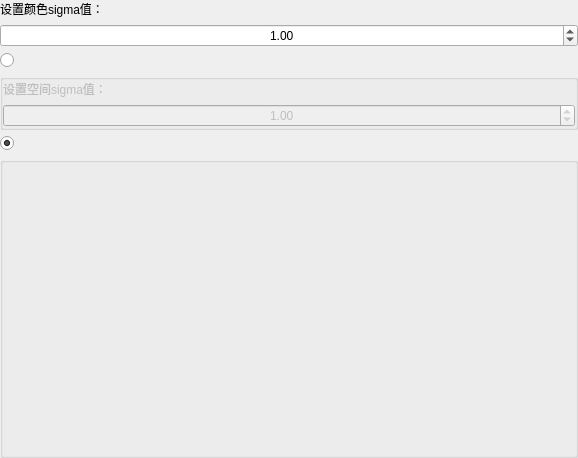
<?xml version="1.0" encoding="UTF-8"?>
<ui version="4.0">
 <class>BilateralBlurSigma</class>
 <widget class="QWidget" name="BilateralBlurSigma">
  <property name="geometry">
   <rect>
    <x>0</x>
    <y>0</y>
    <width>578</width>
    <height>458</height>
   </rect>
  </property>
  <property name="windowTitle">
   <string>Form</string>
  </property>
  <layout class="QVBoxLayout" name="verticalLayout" stretch="0,0,0,0,0,1">
   <property name="leftMargin">
    <number>0</number>
   </property>
   <property name="topMargin">
    <number>0</number>
   </property>
   <property name="rightMargin">
    <number>0</number>
   </property>
   <property name="bottomMargin">
    <number>0</number>
   </property>
   <item>
    <widget class="QLabel" name="label">
     <property name="text">
      <string>设置颜色sigma值：</string>
     </property>
    </widget>
   </item>
   <item>
    <widget class="QDoubleSpinBox" name="sigmaColor">
     <property name="alignment">
      <set>Qt::AlignmentFlag::AlignCenter</set>
     </property>
     <property name="minimum">
      <double>0.010000000000000</double>
     </property>
     <property name="maximum">
      <double>150.000000000000000</double>
     </property>
     <property name="singleStep">
      <double>0.010000000000000</double>
     </property>
     <property name="value">
      <double>1.000000000000000</double>
     </property>
    </widget>
   </item>
   <item>
    <widget class="QRadioButton" name="sigmaSpaceButton"/>
   </item>
   <item>
    <widget class="QGroupBox" name="sigmaSpaceGroupBox">
     <property name="flat">
      <bool>true</bool>
     </property>
     <property name="checked">
      <bool>false</bool>
     </property>
     <layout class="QVBoxLayout" name="verticalLayout_3">
      <property name="leftMargin">
       <number>0</number>
      </property>
      <property name="topMargin">
       <number>0</number>
      </property>
      <property name="rightMargin">
       <number>0</number>
      </property>
      <property name="bottomMargin">
       <number>0</number>
      </property>
      <item>
       <widget class="QWidget" name="sigmaSpaceWidget" native="true">
        <property name="enabled">
         <bool>false</bool>
        </property>
        <layout class="QVBoxLayout" name="verticalLayout_2">
         <property name="leftMargin">
          <number>0</number>
         </property>
         <property name="topMargin">
          <number>0</number>
         </property>
         <property name="rightMargin">
          <number>0</number>
         </property>
         <property name="bottomMargin">
          <number>0</number>
         </property>
         <item>
          <widget class="QLabel" name="label_2">
           <property name="text">
            <string>设置空间sigma值：</string>
           </property>
          </widget>
         </item>
         <item>
          <widget class="QDoubleSpinBox" name="sigmaSpace">
           <property name="alignment">
            <set>Qt::AlignmentFlag::AlignCenter</set>
           </property>
           <property name="minimum">
            <double>0.010000000000000</double>
           </property>
           <property name="maximum">
            <double>15.000000000000000</double>
           </property>
           <property name="singleStep">
            <double>0.010000000000000</double>
           </property>
           <property name="value">
            <double>1.000000000000000</double>
           </property>
          </widget>
         </item>
        </layout>
       </widget>
      </item>
     </layout>
    </widget>
   </item>
   <item>
    <widget class="QRadioButton" name="sizeButton">
     <property name="checked">
      <bool>true</bool>
     </property>
    </widget>
   </item>
   <item>
    <widget class="QGroupBox" name="sizeGroupBox">
     <property name="flat">
      <bool>true</bool>
     </property>
     <layout class="QVBoxLayout" name="verticalLayout_4">
      <property name="leftMargin">
       <number>0</number>
      </property>
      <property name="topMargin">
       <number>0</number>
      </property>
      <property name="rightMargin">
       <number>0</number>
      </property>
      <property name="bottomMargin">
       <number>0</number>
      </property>
      <item>
       <widget class="QWidget" name="sizeWidget" native="true">
        <layout class="QVBoxLayout" name="verticalLayout_6">
         <property name="leftMargin">
          <number>0</number>
         </property>
         <property name="topMargin">
          <number>0</number>
         </property>
         <property name="rightMargin">
          <number>0</number>
         </property>
         <property name="bottomMargin">
          <number>0</number>
         </property>
        </layout>
       </widget>
      </item>
     </layout>
    </widget>
   </item>
  </layout>
 </widget>
 <resources/>
 <connections>
  <connection>
   <sender>sigmaSpaceButton</sender>
   <signal>toggled(bool)</signal>
   <receiver>sigmaSpaceWidget</receiver>
   <slot>setEnabled(bool)</slot>
   <hints>
    <hint type="sourcelabel">
     <x>86</x>
     <y>57</y>
    </hint>
    <hint type="destinationlabel">
     <x>248</x>
     <y>87</y>
    </hint>
   </hints>
  </connection>
  <connection>
   <sender>sizeButton</sender>
   <signal>toggled(bool)</signal>
   <receiver>sizeWidget</receiver>
   <slot>setEnabled(bool)</slot>
   <hints>
    <hint type="sourcelabel">
     <x>288</x>
     <y>132</y>
    </hint>
    <hint type="destinationlabel">
     <x>248</x>
     <y>208</y>
    </hint>
   </hints>
  </connection>
 </connections>
</ui>
